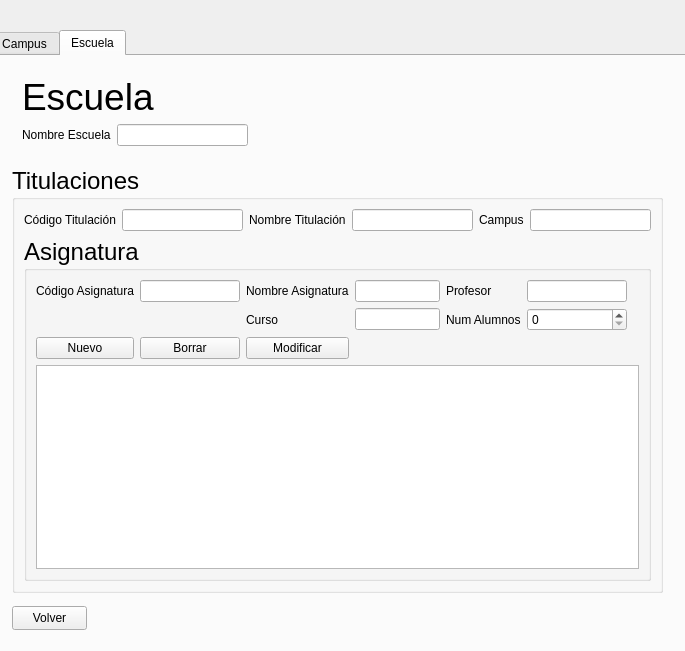
<?xml version="1.0" encoding="UTF-8"?>
<ui version="4.0">
 <class>modificaDatos</class>
 <widget class="QWidget" name="modificaDatos">
  <property name="geometry">
   <rect>
    <x>0</x>
    <y>0</y>
    <width>685</width>
    <height>651</height>
   </rect>
  </property>
  <property name="windowTitle">
   <string>modificarDatos</string>
  </property>
  <widget class="QTabWidget" name="tabWidget">
   <property name="geometry">
    <rect>
     <x>-10</x>
     <y>30</y>
     <width>701</width>
     <height>761</height>
    </rect>
   </property>
   <property name="currentIndex">
    <number>1</number>
   </property>
   <widget class="QWidget" name="campus">
    <attribute name="title">
     <string>Campus</string>
    </attribute>
    <widget class="QGroupBox" name="groupBox">
     <property name="geometry">
      <rect>
       <x>30</x>
       <y>110</y>
       <width>621</width>
       <height>360</height>
      </rect>
     </property>
     <property name="font">
      <font>
       <pointsize>18</pointsize>
      </font>
     </property>
     <property name="title">
      <string>Edificios/Aulas</string>
     </property>
     <layout class="QGridLayout" name="gridLayout">
      <item row="0" column="5">
       <widget class="QLabel" name="tipo">
        <property name="font">
         <font>
          <pointsize>9</pointsize>
         </font>
        </property>
        <property name="text">
         <string>Tipo</string>
        </property>
       </widget>
      </item>
      <item row="2" column="2" colspan="2">
       <widget class="QPushButton" name="modificar_3">
        <property name="font">
         <font>
          <pointsize>9</pointsize>
         </font>
        </property>
        <property name="text">
         <string>Modificar</string>
        </property>
       </widget>
      </item>
      <item row="0" column="4">
       <widget class="QSpinBox" name="capacidadClaseText">
        <property name="font">
         <font>
          <pointsize>9</pointsize>
         </font>
        </property>
       </widget>
      </item>
      <item row="0" column="3">
       <widget class="QLabel" name="capacidadClase">
        <property name="font">
         <font>
          <pointsize>9</pointsize>
         </font>
        </property>
        <property name="text">
         <string>Capacidad Clase</string>
        </property>
       </widget>
      </item>
      <item row="2" column="1">
       <widget class="QPushButton" name="borrar_3">
        <property name="font">
         <font>
          <pointsize>9</pointsize>
         </font>
        </property>
        <property name="text">
         <string>Borrar</string>
        </property>
       </widget>
      </item>
      <item row="3" column="0" colspan="9">
       <widget class="QTableWidget" name="tableWidget_3">
        <property name="font">
         <font>
          <pointsize>9</pointsize>
         </font>
        </property>
        <column>
         <property name="text">
          <string>Nueva columna</string>
         </property>
        </column>
        <column>
         <property name="text">
          <string>Campus</string>
         </property>
        </column>
        <column>
         <property name="text">
          <string>Edificio</string>
         </property>
        </column>
        <column>
         <property name="text">
          <string>Capacidad Clase</string>
         </property>
        </column>
        <column>
         <property name="text">
          <string>Capacidad Examen</string>
         </property>
        </column>
        <column>
         <property name="text">
          <string>Tipo</string>
         </property>
        </column>
       </widget>
      </item>
      <item row="2" column="0">
       <widget class="QPushButton" name="nuevo_3">
        <property name="font">
         <font>
          <pointsize>9</pointsize>
         </font>
        </property>
        <property name="text">
         <string>Nuevo</string>
        </property>
       </widget>
      </item>
      <item row="0" column="1" colspan="2">
       <widget class="QLineEdit" name="nombreEdificioText">
        <property name="font">
         <font>
          <pointsize>9</pointsize>
         </font>
        </property>
       </widget>
      </item>
      <item row="1" column="4">
       <widget class="QSpinBox" name="capacidadExamenText">
        <property name="font">
         <font>
          <pointsize>9</pointsize>
         </font>
        </property>
       </widget>
      </item>
      <item row="1" column="0">
       <widget class="QLabel" name="codigAula">
        <property name="font">
         <font>
          <pointsize>9</pointsize>
         </font>
        </property>
        <property name="text">
         <string>Código Aula</string>
        </property>
       </widget>
      </item>
      <item row="1" column="3">
       <widget class="QLabel" name="capacidadExamen">
        <property name="font">
         <font>
          <pointsize>9</pointsize>
         </font>
        </property>
        <property name="text">
         <string>Capacidad Examen</string>
        </property>
       </widget>
      </item>
      <item row="1" column="1" colspan="2">
       <widget class="QLineEdit" name="codigoAulaText">
        <property name="font">
         <font>
          <pointsize>9</pointsize>
         </font>
        </property>
       </widget>
      </item>
      <item row="0" column="0">
       <widget class="QLabel" name="nombreEdificio">
        <property name="font">
         <font>
          <pointsize>9</pointsize>
         </font>
        </property>
        <property name="text">
         <string>Nombre Edificio</string>
        </property>
       </widget>
      </item>
      <item row="0" column="6">
       <widget class="QComboBox" name="tipoText">
        <property name="font">
         <font>
          <pointsize>9</pointsize>
         </font>
        </property>
        <item>
         <property name="text">
          <string>Clase</string>
         </property>
        </item>
        <item>
         <property name="text">
          <string>Laboratorio</string>
         </property>
        </item>
       </widget>
      </item>
     </layout>
    </widget>
    <widget class="QWidget" name="layoutWidget">
     <property name="geometry">
      <rect>
       <x>30</x>
       <y>20</y>
       <width>230</width>
       <height>79</height>
      </rect>
     </property>
     <layout class="QFormLayout" name="formLayout">
      <item row="0" column="0" colspan="2">
       <widget class="QLabel" name="Title">
        <property name="font">
         <font>
          <pointsize>28</pointsize>
         </font>
        </property>
        <property name="text">
         <string>Campus</string>
        </property>
       </widget>
      </item>
      <item row="1" column="0">
       <widget class="QLabel" name="nombreCampus">
        <property name="text">
         <string>Nombre Campus</string>
        </property>
       </widget>
      </item>
      <item row="1" column="1">
       <widget class="QLineEdit" name="nombreCampusText"/>
      </item>
     </layout>
    </widget>
    <widget class="QPushButton" name="volver">
     <property name="geometry">
      <rect>
       <x>30</x>
       <y>490</y>
       <width>75</width>
       <height>24</height>
      </rect>
     </property>
     <property name="text">
      <string>Volver</string>
     </property>
    </widget>
   </widget>
   <widget class="QWidget" name="escuela">
    <attribute name="title">
     <string>Escuela</string>
    </attribute>
    <widget class="QGroupBox" name="titulaciones">
     <property name="geometry">
      <rect>
       <x>20</x>
       <y>110</y>
       <width>651</width>
       <height>427</height>
      </rect>
     </property>
     <property name="font">
      <font>
       <pointsize>18</pointsize>
      </font>
     </property>
     <property name="title">
      <string>Titulaciones</string>
     </property>
     <layout class="QGridLayout" name="gridLayout_3">
      <item row="0" column="1">
       <widget class="QLineEdit" name="codTitulacionText_3">
        <property name="font">
         <font>
          <pointsize>9</pointsize>
         </font>
        </property>
       </widget>
      </item>
      <item row="0" column="3">
       <widget class="QLineEdit" name="lineEdit">
        <property name="font">
         <font>
          <pointsize>9</pointsize>
         </font>
        </property>
       </widget>
      </item>
      <item row="0" column="2">
       <widget class="QLabel" name="label">
        <property name="font">
         <font>
          <pointsize>9</pointsize>
         </font>
        </property>
        <property name="text">
         <string>Nombre Titulación</string>
        </property>
       </widget>
      </item>
      <item row="0" column="4">
       <widget class="QLabel" name="codCampus_3">
        <property name="font">
         <font>
          <pointsize>9</pointsize>
         </font>
        </property>
        <property name="text">
         <string>Campus</string>
        </property>
       </widget>
      </item>
      <item row="0" column="5">
       <widget class="QLineEdit" name="codCampusText_3">
        <property name="font">
         <font>
          <pointsize>9</pointsize>
         </font>
        </property>
       </widget>
      </item>
      <item row="0" column="0">
       <widget class="QLabel" name="codTitulacion_3">
        <property name="font">
         <font>
          <pointsize>9</pointsize>
         </font>
        </property>
        <property name="text">
         <string>Código Titulación</string>
        </property>
       </widget>
      </item>
      <item row="1" column="0" colspan="6">
       <widget class="QGroupBox" name="asignaturas_3">
        <property name="title">
         <string>Asignatura</string>
        </property>
        <layout class="QGridLayout" name="gridLayout_2">
         <item row="0" column="1">
          <widget class="QLineEdit" name="lineEdit_2">
           <property name="font">
            <font>
             <pointsize>9</pointsize>
            </font>
           </property>
          </widget>
         </item>
         <item row="1" column="6">
          <widget class="QLabel" name="alumnos_3">
           <property name="font">
            <font>
             <pointsize>9</pointsize>
            </font>
           </property>
           <property name="text">
            <string>Num Alumnos</string>
           </property>
          </widget>
         </item>
         <item row="0" column="7">
          <widget class="QLineEdit" name="lineEdit_9">
           <property name="font">
            <font>
             <pointsize>9</pointsize>
            </font>
           </property>
          </widget>
         </item>
         <item row="0" column="6">
          <widget class="QLabel" name="profesor_3">
           <property name="font">
            <font>
             <pointsize>9</pointsize>
            </font>
           </property>
           <property name="text">
            <string>Profesor</string>
           </property>
          </widget>
         </item>
         <item row="3" column="0" colspan="10">
          <widget class="QTableWidget" name="tableWidget_4">
           <property name="font">
            <font>
             <pointsize>9</pointsize>
            </font>
           </property>
          </widget>
         </item>
         <item row="0" column="0">
          <widget class="QLabel" name="label_2">
           <property name="font">
            <font>
             <pointsize>9</pointsize>
            </font>
           </property>
           <property name="text">
            <string>Código Asignatura</string>
           </property>
          </widget>
         </item>
         <item row="0" column="2">
          <widget class="QLabel" name="asignatura_3">
           <property name="font">
            <font>
             <pointsize>9</pointsize>
            </font>
           </property>
           <property name="text">
            <string>Nombre Asignatura</string>
           </property>
          </widget>
         </item>
         <item row="0" column="3" colspan="3">
          <widget class="QLineEdit" name="lineEdit_8">
           <property name="font">
            <font>
             <pointsize>9</pointsize>
            </font>
           </property>
          </widget>
         </item>
         <item row="1" column="7">
          <widget class="QSpinBox" name="alumnosText_3">
           <property name="font">
            <font>
             <pointsize>9</pointsize>
            </font>
           </property>
          </widget>
         </item>
         <item row="1" column="2">
          <widget class="QLabel" name="date_3">
           <property name="font">
            <font>
             <pointsize>9</pointsize>
            </font>
           </property>
           <property name="text">
            <string>Curso</string>
           </property>
          </widget>
         </item>
         <item row="1" column="3" colspan="3">
          <widget class="QLineEdit" name="lineEdit_3">
           <property name="font">
            <font>
             <pointsize>9</pointsize>
            </font>
           </property>
          </widget>
         </item>
         <item row="2" column="0">
          <widget class="QPushButton" name="nuevo_4">
           <property name="font">
            <font>
             <pointsize>9</pointsize>
            </font>
           </property>
           <property name="text">
            <string>Nuevo</string>
           </property>
          </widget>
         </item>
         <item row="2" column="1">
          <widget class="QPushButton" name="borrar_4">
           <property name="font">
            <font>
             <pointsize>9</pointsize>
            </font>
           </property>
           <property name="text">
            <string>Borrar</string>
           </property>
          </widget>
         </item>
         <item row="2" column="2">
          <widget class="QPushButton" name="modificar_4">
           <property name="font">
            <font>
             <pointsize>9</pointsize>
            </font>
           </property>
           <property name="text">
            <string>Modificar</string>
           </property>
          </widget>
         </item>
        </layout>
       </widget>
      </item>
     </layout>
    </widget>
    <widget class="QPushButton" name="back">
     <property name="geometry">
      <rect>
       <x>20</x>
       <y>550</y>
       <width>75</width>
       <height>24</height>
      </rect>
     </property>
     <property name="text">
      <string>Volver</string>
     </property>
    </widget>
    <widget class="QWidget" name="layoutWidget">
     <property name="geometry">
      <rect>
       <x>30</x>
       <y>20</y>
       <width>226</width>
       <height>79</height>
      </rect>
     </property>
     <layout class="QFormLayout" name="formLayout_2">
      <item row="0" column="0" colspan="2">
       <widget class="QLabel" name="Title_2">
        <property name="font">
         <font>
          <pointsize>28</pointsize>
         </font>
        </property>
        <property name="text">
         <string>Escuela</string>
        </property>
       </widget>
      </item>
      <item row="1" column="0">
       <widget class="QLabel" name="nombreEscuela">
        <property name="text">
         <string>Nombre Escuela</string>
        </property>
       </widget>
      </item>
      <item row="1" column="1">
       <widget class="QLineEdit" name="nombreEscuelaText"/>
      </item>
     </layout>
    </widget>
   </widget>
  </widget>
 </widget>
 <resources/>
 <connections/>
</ui>
